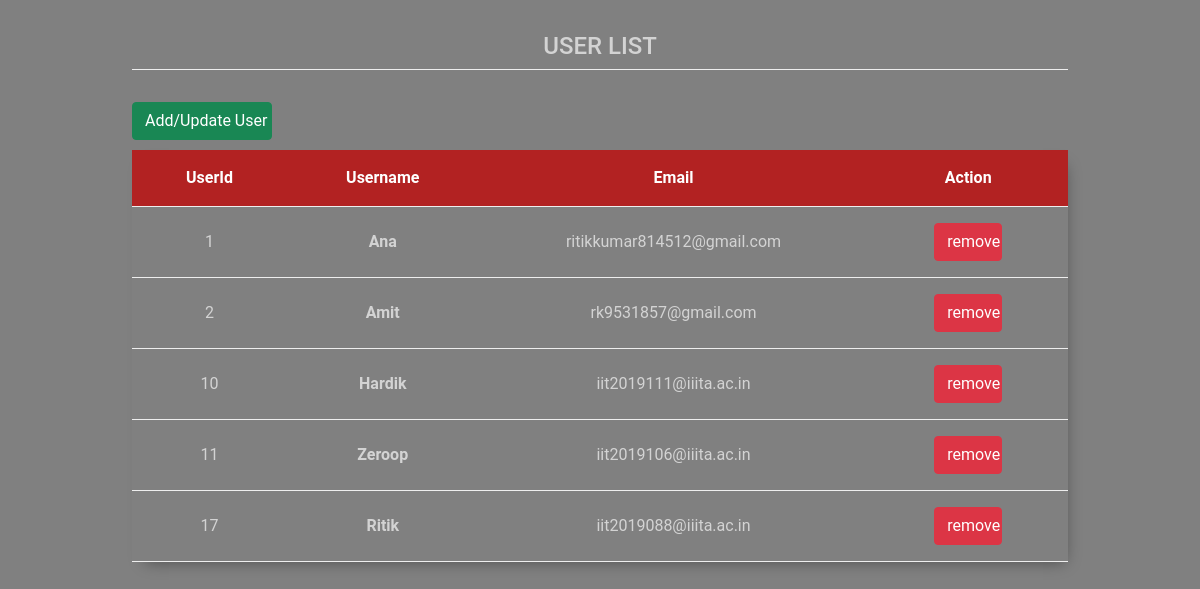
/admin/userlist.php (signed in), run on the app's committed database.
### tables this page shows
CREATE TABLE `users` (
  `user_id` int(200) NOT NULL,
  `username` varchar(100) NOT NULL,
  `password` varchar(100) NOT NULL,
  `email` varchar(100) NOT NULL
);

### admin/userlist.php (the view, shortened to what this page needs)
 <!DOCTYPE html>
 <html >
 <head>
           <link href="https://cdn.jsdelivr.net/npm/bootstrap@5.0.0-beta3/dist/css/bootstrap.min.css" rel="stylesheet">
 </head>
 <body >
<div class="table-container">
<h2 align='center' style='color:lightgrey' class='table-heading'>User List</h2>
<a  href='adduser.php'>
    <input  type='button'  value ='Add/Update User'  class='btn btn-success' style='width:15%;margin-bottom:10px' />
                </a>
   <table>
   <thead>
   <th>UserId</th>
   <th>Username</th>
   <th> Email </th>
   <th> Action </th>
   </thead>
         <tbody>
           <?php
          $conn= mysqli_connect("localhost","root",'','test');
          $res = mysqli_query($conn,"select* from  users");
          if(mysqli_num_rows($res)>0){
              while($row=mysqli_fetch_array($res)){
                     $id=$row['user_id'];
                     $name=$row['username'];
                     $mail=$row['email'];
              echo"
                  <form method='post'>
                     <tr class='cross'>
                           <td>$id</td>
                           <td style='color:darkpink'><b>$name</b> </td>
                           <td> $mail </td>
                           <td>
                                 <a href='checkout2.php?usrid=$id'>
                                 <input type='button'  value ='remove'  class='btn btn-danger' style='width:50%' />
                                 </a>
                           </td>
                     </tr>
                  </form>
              ";
              }
          }
             ?>
        </tbody>
   </table>
</div>
 </body>
 </html>

### admin/userlist.php (style rules this page uses)
body { background: url("../back_images/123 (3).jpg"); background-color: grey; }
.table-container { padding :32px; font-family:"Roboto", sans-serif; margin-right:100px; margin-left:100px; }
.table-container h2.table-heading { text-align: center; text-transform:uppercase; font-size: 24px; margin-bottom:32px; border-bottom: 1px solid #eee; padding-bottom: 8px; }
.table-container table { width:100%; background:#54644; color: lightgrey; padding: 24px; box-shadow: 5px 8px 15px -8px rgba(0,0,0,0.4); border-collapse: collapse; }
.table-container table td, .table-container table th { padding:16px 32px; text-align:center; }
.table-container table tr { border-bottom : 1px solid #eee; }

### data on the page
users: user_id "1", username "Ana", email "ritikkumar814512@gmail.com"
users: user_id "2", username "Amit", email "rk9531857@gmail.com"
users: user_id "10", username "Hardik", email "iit2019111@iiita.ac.in"
users: user_id "11", username "Zeroop", email "iit2019106@iiita.ac.in"
users: user_id "17", username "Ritik", email "iit2019088@iiita.ac.in"
